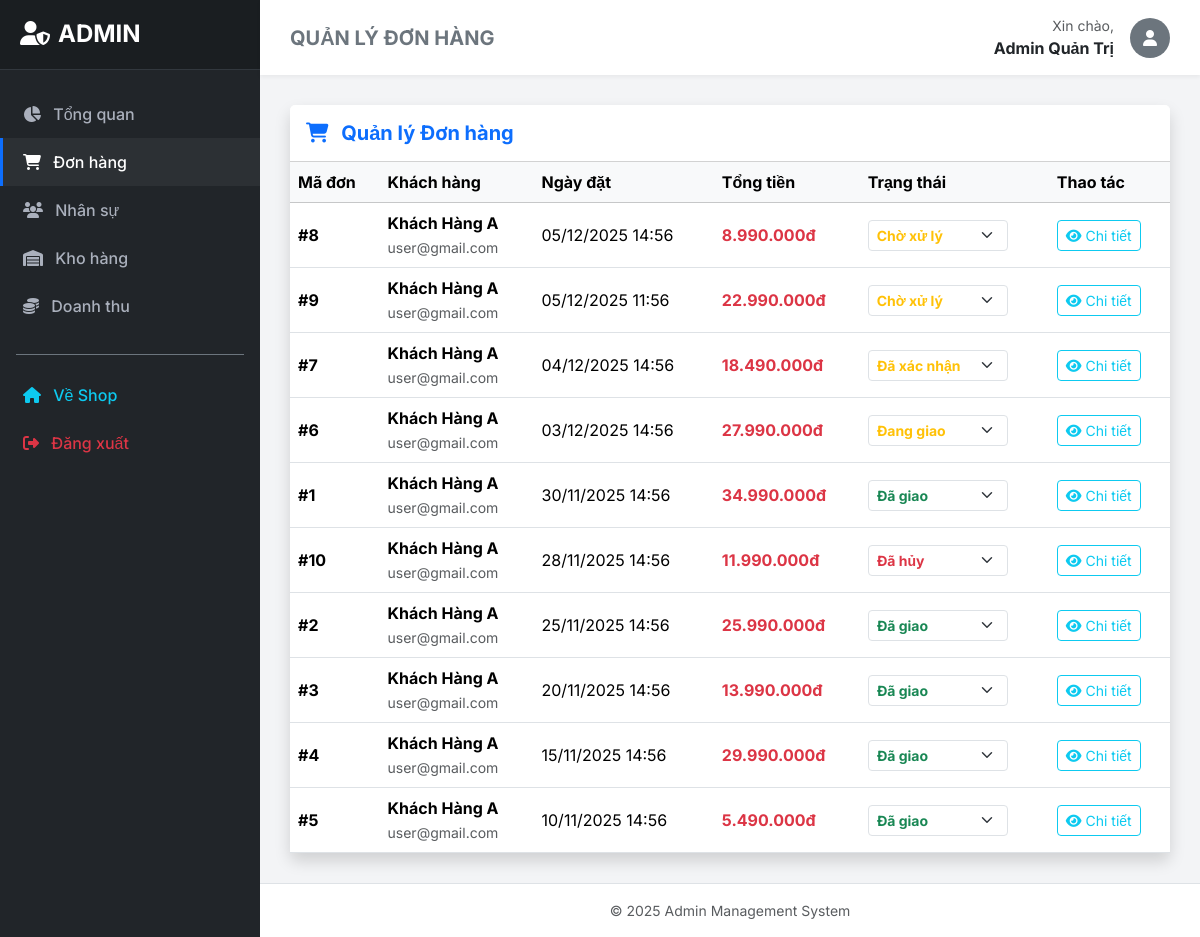
The page /admin/orders (signed in) on the database its author committed.
### tables this page shows
CREATE TABLE `donhang` (
  `id` int(11) NOT NULL AUTO_INCREMENT,
  `id_nguoidung` int(11) NOT NULL,
  `ngay_tao` timestamp NOT NULL DEFAULT current_timestamp(),
  `tong_tien` decimal(12,0) NOT NULL,
  `trang_thai` varchar(50) NOT NULL DEFAULT 'Chờ xử lý',
  PRIMARY KEY (`id`),
  KEY `id_nguoidung` (`id_nguoidung`),
  CONSTRAINT `fk_donhang_nguoidung` FOREIGN KEY (`id_nguoidung`) REFERENCES `nguoidung` (`id`) ON DELETE CASCADE ON UPDATE CASCADE
);

CREATE TABLE `nguoidung` (
  `id` int(11) NOT NULL AUTO_INCREMENT,
  `ho_ten` varchar(255) NOT NULL,
  `email` varchar(255) NOT NULL UNIQUE,
  `so_dien_thoai` varchar(15) NULL,
  `mat_khau` varchar(255) NOT NULL,
  `role` enum('admin','user') NOT NULL DEFAULT 'user', 
  `trang_thai` tinyint(1) NOT NULL DEFAULT 1 COMMENT '1: Active, 0: Blocked',  
  `gioi_tinh` enum('Nam','Nữ','Khác') NULL DEFAULT 'Khác',
  `ngay_sinh` date NULL,
  `ngay_tao` timestamp NOT NULL DEFAULT current_timestamp(),
  PRIMARY KEY (`id`)
);

### controllers/AdminController.php (called while the page is built, shortened)
<?php
class AdminController extends Controller {
    public function orders() {
        $orderModel = $this->loadModel('Order');
        $orders = $orderModel->getAll();
        $this->loadView('admin/orders', ['title' => 'Quản lý Đơn hàng', 'orders' => $orders], 'admin');
    }
}
?>

### models/Order.php (called while the page is built, shortened)
<?php
class Order extends Database {
    public function getAll() {
        $sql = "SELECT dh.*, nd.ho_ten, nd.email
                FROM donhang dh
                JOIN nguoidung nd ON dh.id_nguoidung = nd.id
                ORDER BY dh.ngay_tao DESC";
        return self::query($sql);
    }
}
?>

### models/Database.php (called while the page is built, shortened)
<?php
class Database {
    private static $conn = null;
    public static function getConnection() {
        if (self::$conn === null) {
            $host = DB_HOST;
            $db_name = DB_NAME;
            $username = DB_USER;
            $password = DB_PASS;
            $charset = DB_CHARSET;
            $dsn = "mysql:host=$host;dbname=$db_name;charset=$charset";
            $options = [
                PDO::ATTR_ERRMODE            => PDO::ERRMODE_EXCEPTION,
                PDO::ATTR_DEFAULT_FETCH_MODE => PDO::FETCH_ASSOC,
                PDO::ATTR_EMULATE_PREPARES   => false,
            ];
            try {
                self::$conn = new PDO($dsn, $username, $password, $options);
            } catch (PDOException $e) {
                die("Lỗi kết nối CSDL: " . $e->getMessage());
            }
        }
        return self::$conn;
    }
    private static function _query($sql, $params = [], $fetchAll = true) {
        try {
            $stmt = self::getConnection()->prepare($sql);
            $stmt->execute($params);
            if ($fetchAll) {
                return $stmt->fetchAll();
            }
            return $stmt->fetch();
        } catch (PDOException $e) {
            if (DEBUG_MODE) {
                echo "Lỗi truy vấn: " . $e->getMessage();
            }
            return null;
        }
    }
    public static function query($sql, $params = [], $fetchAll = true) {
        return self::_query($sql, $params, $fetchAll);
    }
}
?>

### views/admin/orders.php (the view, shortened to what this page needs)
<div class="card shadow border-0">
    <div class="card-header bg-white py-3">
        <h5 class="mb-0 fw-bold text-primary"><i class="fas fa-shopping-cart me-2"></i> Quản lý Đơn hàng</h5>
    </div>
    <div class="card-body p-0">
        <div class="table-responsive">
            <table class="table table-hover align-middle mb-0">
                <thead class="table-light">
                    <tr>
                        <th>Mã đơn</th>
                        <th>Khách hàng</th>
                        <th>Ngày đặt</th>
                        <th>Tổng tiền</th>
                        <th>Trạng thái</th>
                        <th>Thao tác</th>
                    </tr>
                </thead>
                <tbody>
                    <?php if(empty($orders) || !is_array($orders)): ?>
                        <tr><td colspan="6" class="text-center py-4 text-muted">Chưa có đơn hàng nào</td></tr>
                    <?php else: foreach($orders as $o): ?>
                    <tr>
                        <td class="fw-bold">#<?= htmlspecialchars($o['id'] ?? 'N/A') ?></td>
                        <td>
                            <div class="fw-bold"><?= htmlspecialchars($o['ho_ten'] ?? 'Khách hàng') ?></div>
                            <small class="text-muted"><?= htmlspecialchars($o['email'] ?? 'N/A') ?></small>
                        </td>
                        <td>
                            <?php
                            $ngay_tao = $o['ngay_tao'] ?? null;
                            if ($ngay_tao && strtotime($ngay_tao) !== false) {
                                echo htmlspecialchars(date('d/m/Y H:i', strtotime($ngay_tao)));
                            } else {
                                echo 'N/A';
                            }
                            ?>
                        </td>
                        <td class="text-danger fw-bold"><?= number_format($o['tong_tien'] ?? 0, 0, ',', '.') ?>đ</td>
                        <td>
                            <form action="" method="POST" class="d-flex align-items-center gap-2">
                                <?php
                                $trang_thai = $o['trang_thai'] ?? 'Chờ xử lý';
                                $status_class = ($trang_thai=='Đã giao')?'text-success':(($trang_thai=='Đã hủy')?'text-danger':'text-warning');
                                ?>
                                <select name="trang_thai" class="form-select form-select-sm fw-bold <?= $status_class ?>"
                                    style="width: 140px;" onchange="this.form.submit()">
                                    <?php
                                        $statuses = ['Chờ xử lý', 'Đã xác nhận', 'Đang giao', 'Đã giao', 'Đã hủy'];
                                        foreach($statuses as $st):
                                    ?>
                                        <option value="<?= htmlspecialchars($st) ?>" <?= $trang_thai == $st ? 'selected' : '' ?>>
                                            <?= htmlspecialchars($st) ?>
                                        </option>
                                    <?php endforeach; ?>
                                </select>
                            </form>
                        </td>
                        <td>
                            <a href="<?= BASE_URL ?>/admin/orderDetail/<?= htmlspecialchars($o['id'] ?? '') ?>" class="btn btn-outline-info btn-sm">
                                <i class="fas fa-eye"></i> Chi tiết
                            </a>
                        </td>
                    </tr>
                    <?php endforeach; endif; ?>
                </tbody>
            </table>
        </div>
    </div>
</div>

### views/layout/admin.php (style rules this page uses)
body { font-family: 'Inter', sans-serif; background-color: #f3f4f6; min-height: 100vh; display: flex; }

### rows shown on the page
donhang: id "8", id_nguoidung.ho_ten "Khách Hàng A", id_nguoidung.email "user@gmail.com", ngay_tao "05/12/2025 14:56", tong_tien "8.990.000", trang_thai "Chờ xử lý"
donhang: id "9", id_nguoidung.ho_ten "Khách Hàng A", id_nguoidung.email "user@gmail.com", ngay_tao "05/12/2025 11:56", tong_tien "22.990.000", trang_thai "Chờ xử lý"
donhang: id "7", id_nguoidung.ho_ten "Khách Hàng A", id_nguoidung.email "user@gmail.com", ngay_tao "04/12/2025 14:56", tong_tien "18.490.000", trang_thai "Đã xác nhận"
donhang: id "6", id_nguoidung.ho_ten "Khách Hàng A", id_nguoidung.email "user@gmail.com", ngay_tao "03/12/2025 14:56", tong_tien "27.990.000", trang_thai "Đang giao"
donhang: id "1", id_nguoidung.ho_ten "Khách Hàng A", id_nguoidung.email "user@gmail.com", ngay_tao "30/11/2025 14:56", tong_tien "34.990.000", trang_thai "Đã giao"
donhang: id "10", id_nguoidung.ho_ten "Khách Hàng A", id_nguoidung.email "user@gmail.com", ngay_tao "28/11/2025 14:56", tong_tien "11.990.000", trang_thai "Đã hủy"
donhang: id "2", id_nguoidung.ho_ten "Khách Hàng A", id_nguoidung.email "user@gmail.com", ngay_tao "25/11/2025 14:56", tong_tien "25.990.000", trang_thai "Đã giao"
donhang: id "3", id_nguoidung.ho_ten "Khách Hàng A", id_nguoidung.email "user@gmail.com", ngay_tao "20/11/2025 14:56", tong_tien "13.990.000", trang_thai "Đã giao"
donhang: id "4", id_nguoidung.ho_ten "Khách Hàng A", id_nguoidung.email "user@gmail.com", ngay_tao "15/11/2025 14:56", tong_tien "29.990.000", trang_thai "Đã giao"
donhang: id "5", id_nguoidung.ho_ten "Khách Hàng A", id_nguoidung.email "user@gmail.com", ngay_tao "10/11/2025 14:56", tong_tien "5.490.000", trang_thai "Đã giao"

### other values the page prints
$title "QUẢN LÝ ĐƠN HÀNG"
$_SESSION['user']['ho_ten'] "Admin Quản Trị"
